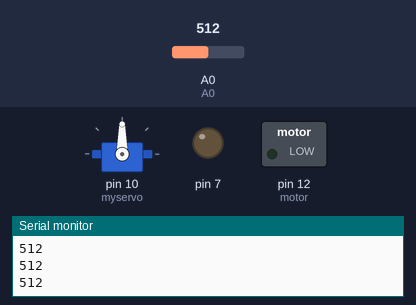
The sketch below on a simulated Arduino Uno, built with avr-gcc and run on an emulated ATmega328P. On the bench: servo, switched loads named in the sketch (green lamp = pin HIGH), output pins drawn as LEDs (lit = HIGH), the last lines printed to the serial monitor. The test bench sets the inputs (shaded band); at power-on: A0 = 512. Pins used as bus, display or sensor lines are not drawn.

Above: at 1.2 s.
1.3 s: A0 set to 311
3.5 s: A0 set to 292
At 5.1 s:
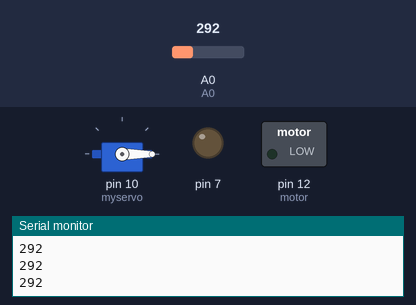
5.8 s: A0 set to 306
At 8.1 s:
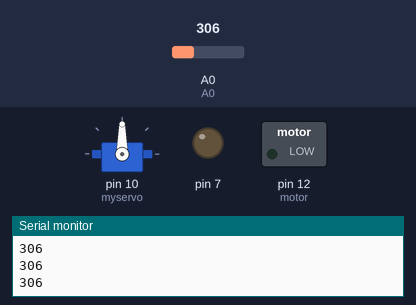
8.5 s: A0 set to 290
At 10.0 s:
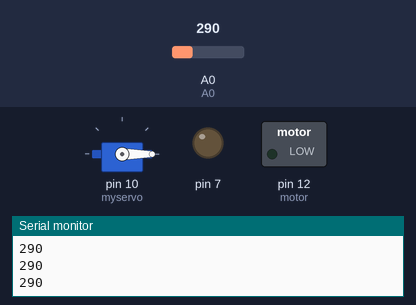
Timing chart, 0 to 11.5 s (numbered marks = the images above; inputs shaded):
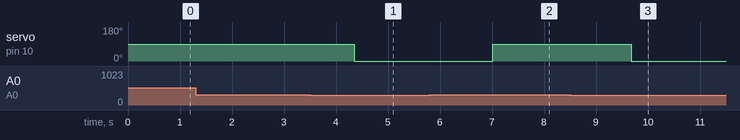

Measured:
- the behaviour switches between 301 and 300 on A0 (found by bisection; images 0 and 1)
- after the input at 3.5 s, servo on pin 10 (myservo): 90° → 0° after 0.85 s
- after the input at 5.8 s, servo on pin 10 (myservo): 0° → 90° after 1.2 s
- after the input at 8.5 s, servo on pin 10 (myservo): 90° → 0° after 1.2 s

The sketch:

camera_final.ino
```cpp
  // THE PINS OF THE LINE SCAN CAMERA TSL-1401DB.
 #include <Servo.h>
 #define CLK   2   //camera clock input is connected to pin 2 of arduino.
 #define SI    3   //camera serial input is connected to pin 3 of arduino.
 #define A0  A0  // the analog output of the camera is connected to the A0 pin of the arduino, and also connected to oscilloscope.

int camera[128];             //FOR STORE THE DIFFENTS VALUES OF EACH PIXEL.
int median[3];               // FOR finding the median
int gradientF2[128];           // for gradient filtering
int cameraF1[128];           // for first filtering
double dt = 0;
double currentTime = 0;
int Error = 0;
double dError = 0;
double iError = 0;
double output = 0;
int turnAngle = 0;
double prevError = 0;
double lastTime = 0;
double Kd = 0;
double Kp = 5;
double Ki = 0;
int middle = 0;
double servoMiddle = 90;
boolean cross = false;
Servo myservo;


void setup()
{
  pinMode(12, OUTPUT);      // 12 is the motor
  pinMode(7, OUTPUT);
  //pinMode(8, OUTPUT);

  digitalWrite(7, LOW);
  //digitalWrite(8, HIGH);
  myservo.attach(10);  // attaches the servo on pin 9 to the servo object
  pinMode(CLK,OUTPUT);
  pinMode(SI,OUTPUT);
  pinMode(A0,INPUT);        //THE ANALOG OUTPUT OF THE CAMERA is connected to the arduino board.
  Serial.begin(9600);         // IF YOU WANT TO SEE THE ANALOG OPPUTS VALUES OF THE CAMERA OF EACH PIXEL

// Start the first dimension
  digitalWrite(SI, HIGH);
  ClockPulse();
  digitalWrite(SI, LOW);

  Serial.begin(9600);
  myservo.write(90);

}
/************************************************************************/

 void loop()
{

  //start the motor
  analogWrite(12, 50);


  // Clean the sensor register from debris
  for(int i = 0; i < 128; i++){
    ClockPulse();
  }

  // Exposition 3ms
  //delay(3);

  digitalWrite(CLK,LOW);
  digitalWrite(SI,HIGH);
  digitalWrite(CLK,HIGH);
  digitalWrite(SI,LOW);
  digitalWrite(CLK,LOW);

  for (int j = 0; j < 128 ; j++){
    digitalWrite(CLK, HIGH);
    digitalWrite(CLK, LOW);
  }

  delayMicroseconds(20000);

  // Read 128 pixels
  digitalWrite(SI, HIGH);
  digitalWrite(CLK, HIGH);
  digitalWrite(SI, LOW);
  digitalWrite(CLK, LOW);
  for(int i=0; i < 128; i++){
    delayMicroseconds(20); // pause for fixing the value to the ADC
    camera[i] = analogRead(A0);
    //Serial.println(camera[i]);
    digitalWrite(CLK, HIGH);
    digitalWrite(CLK, LOW);
  }

    //Serial.println("Camera value");
    //for (int i = 0; i < 128; i++){
    //  Serial.print(camera[0] + " ");
    //}
    for (int i = 0; i < 128; i++){
    Serial.println(cameraF1[i]);
    }

  //filter
  Filter();

  gradientF();

  int maxIndex = 0;
  int maxValue = 0;
  // find middle
  // find max
  for(int i = 0; i < 128; i++){
     if(gradientF2[i] > maxValue){
        maxValue = gradientF2[i];
        maxIndex = i;
     }
  }

  //find min
  int minIndex = 0;
  int minValue = 0;
   for(int k = 0; k < 128; k++){
     if(gradientF2[k] < minValue){
        minValue = gradientF2[k];
        minIndex = k;
     }
  }

  middle = (maxIndex + minIndex) /2;

  //time at the beginning of your loop
  currentTime = millis();

  //find the difference in time
  dt = double(currentTime - lastTime);

  //PID Control Code starts here

  //After filtering, you should have some sort of output "middle", containing the current
  //center of the white line 63 is where you want the middle to be, since the camera output
  //is in the form of an array from indexes 0-127

  //calculate the error
  //middle = maxIndex;
  //Serial.println("middle: " + middle);
  Error = middle - 63;
  dError = (Error - prevError)/dt;
  iError = (Error + prevError) * dt;
  output = Kp*Error + Kd * dError + Ki * iError;
  //After becoming familiar wth the Arduiuno Servo Library, figure out what "servoMiddle"
  //should be
  turnAngle = output + servoMiddle;

  // when crossroad
  cross = false;
  crossroad();
  if(cross == true){
     turnAngle = 90;
  }

  //Serial.println("turnAngle: " + turnAngle);

  //delay(50);
  myservo.write(turnAngle);

  prevError = Error;
  lastTime = currentTime;

 // timming();              // if this function is activated, dont active the ADC_READ_CAMERA() and impre() functions. use this function when the
                          // A0 pin of the camera is connected to the oscilloscope.
  //ADC_READ_CAMERA();
  // impre();             // enable this function if you want the 128 output analog values in the serial monitor of arduino, but
                          // if you use this function you can not see the analog output signal in the osiclloscope.
}


// Function that generates a sync
void ClockPulse(){
  delayMicroseconds(1);
  digitalWrite(CLK, HIGH);
  digitalWrite(CLK, LOW);
}


// Function that filter the array
void Filter(){
  cameraF1[0] = camera[0];
  cameraF1[127] = camera[127];
  for(int i = 1; i < 127; i++){
     int x1 = camera[i-1];
     int x2 = camera[i];
     int x3 = camera[i+1];
     int maxX = 0;
     int medianX = 0;

     // find the median
     int maxXT = max(x1, x2);
     maxX = max(maxXT, x3);
     if(x1 == maxX){
        medianX = max(x2,x3);
     }
     else if(x2 = maxX){
        medianX = max(x1,x3);
     }
     else{
      medianX = max(x1, x2);
     }

     cameraF1[i] = medianX;

  }

}

//Function that filter the gradient
// highest positive is left and highest negative is right
void gradientF(){
   for(int i = 0; i < 127; i++){
      gradientF2[i] = cameraF1[i+1] - camera[i];
   }
   gradientF2[127] = 0;
}

// determine if there is a crossroad
void crossroad(){
  int count = 0;
  for(int i = 0; i < 128; i++){
     if(camera[i] > 300){
        count ++;
     }
  }
  if(count > 100){
     cross = true;
  }


}
```
